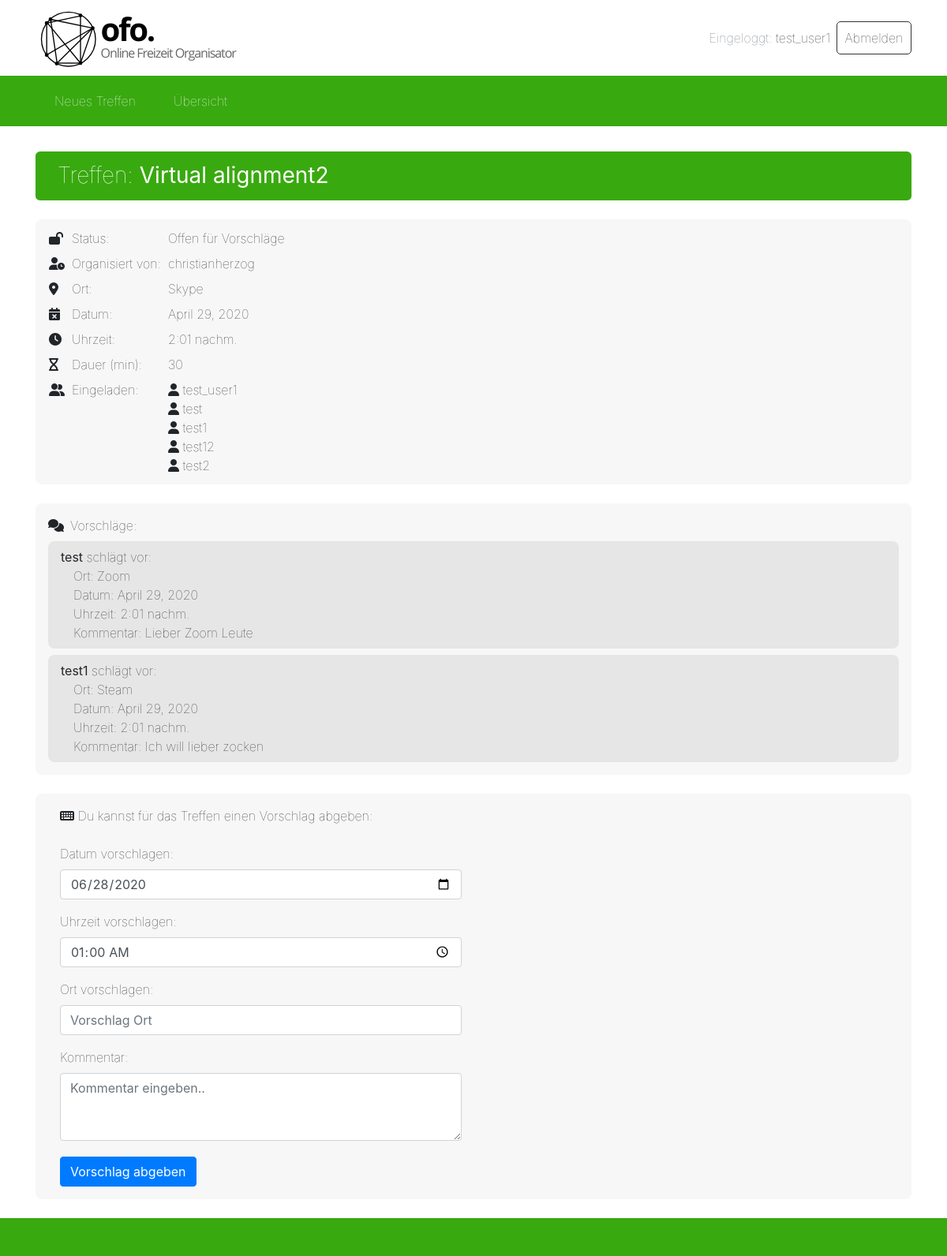
Page /events/22/ (signed in) on the committed database.
### events/models.py (models this page shows, shortened)
class Event(models.Model):
    title = models.CharField(max_length=100)  # title/short description of the event
    organisator = models.ForeignKey(User, on_delete=models.CASCADE, related_name='organisator')  # user that created
    status = models.ForeignKey(Status, on_delete=models.CASCADE)  # status can be OPEN or DECIDED
    date = models.DateField()  # date of the event
    time = models.TimeField()  # time of the event
    duration = models.IntegerField() # duration in minutes
    place = models.CharField(max_length=100)  # place of the event
    guests = models.ManyToManyField(User, related_name='guests')   # many to many field for all the users that are
    comment = models.CharField(max_length=200)  # comment that is given from the organisator when he determines
    def get_event_status_str(self):
        if self.status.status == STATUS_OPEN:
            return 'Offen für Vorschläge'
        else:
            return 'Termin festgelegt'
    def event_is_open(self):
        if self.status.status == STATUS_OPEN:
            return True
        else:
            return False

class Status(models.Model):
    STATUS = (
        (STATUS_OPEN, 'OPEN'),
        (STATUS_DECIDED, 'DECIDED')
    )
    status = models.IntegerField(choices=STATUS)

class Proposal(models.Model):
    event = models.ForeignKey(Event, on_delete=models.CASCADE)  # the key of the event to which this proposal belongs
    date = models.DateField()  # proposed date
    time = models.TimeField()  # proposed time
    place = models.CharField(max_length=100)  # proposed place
    comment = models.CharField(max_length=200)  # custom comment from the user
    author = models.ForeignKey(User, on_delete=models.CASCADE, related_name='author_user')  # the key of the user

### events/views.py (the view)
# urls.py: path('<int:event_id>/', views.detail, name='detail'),
@login_required(login_url='/login')  # login is required for showing the details of an event
def detail(request, event_id):
    try:
        event = Event.objects.get(pk=event_id)
    except Event.DoesNotExist:
        return redirect('overview')
    if event.organisator == request.user:
        is_organisator = True
    else:
        is_organisator = False
    if is_organisator and event.status.status == STATUS_OPEN:
        if request.method == 'POST':
            determine_event_form = DetermineEventForm(request.POST)
            if determine_event_form.is_valid():
                event.status = Status.objects.get(status=STATUS_DECIDED)
                event.date = determine_event_form.cleaned_data['date']
                event.time = determine_event_form.cleaned_data['time']
                event.place = determine_event_form.cleaned_data['place']
                event.comment = determine_event_form.cleaned_data['comment']
                event.save()
                event.refresh_from_db()
                determine_event_form = None
        else:
            determine_event_form = DetermineEventForm()
    else:
        determine_event_form = None
    try:
        Proposal.objects.filter(event=event).get(author=request.user)
        user_did_proposal = True
    except Proposal.DoesNotExist:
        user_did_proposal = False
    if not is_organisator and not user_did_proposal and event.status.status == STATUS_OPEN:
        if request.method == 'POST':
            proposal_form = ProposalForm(request.POST)
            if proposal_form.is_valid():
                new_proposal = Proposal.objects.create(event=event, date=proposal_form.cleaned_data['date'],
                                                       time=proposal_form.cleaned_data['time'],
                                                       place=proposal_form.cleaned_data['place'],
                                                       comment=proposal_form.cleaned_data['comment'],
                                                       author=request.user)
                user_did_proposal = True
        else:
            proposal_form = ProposalForm()
    else:
        proposal_form = None
    status = 'Offen für Vorschläge' if event.status == Status.objects.get(status=STATUS_OPEN) else 'Termin festgelegt'
    proposals = Proposal.objects.filter(event=event)
    guests = event.guests.all()
    context = {'proposal_form': proposal_form, 'determine_event_form': determine_event_form,
               'is_organisator': is_organisator, 'user_did_proposal': user_did_proposal,
               'event': event, 'guests': guests, 'status': status, 'proposals': proposals,
               'is_open_for_proposals': event.status.status == STATUS_OPEN}
    template = loader.get_template('events/events_detail.html')
    return HttpResponse(template.render(context, request))

### events/forms.py
class ProposalForm(forms.Form):
    date = forms.DateField(label='Datum vorschlagen', initial=datetime.now().strftime("%Y-%m-%d"),
                           widget=forms.widgets.DateInput(attrs={'class': 'form-control', 'type': 'date'}))
    time = forms.TimeField(label='Uhrzeit vorschlagen', initial=datetime.now().strftime("%H:%M"),
                           widget=forms.widgets.TimeInput(attrs={'class': 'form-control', 'type': 'time'}))
    place = forms.CharField(label='Ort vorschlagen', max_length=50, widget=forms.TextInput(
        attrs={'class': 'form-control', 'placeholder': 'Vorschlag Ort'}))
    comment = forms.CharField(label='Kommentar', max_length=200, widget=forms.widgets.Textarea(
        attrs={'class': 'form-control', 'placeholder': 'Kommentar eingeben..', 'rows': '3'}))

### events/templates/events/events_detail.html (shortened to what this page needs)
{% extends "base.html" %}
{% block head_css_page %}
  {% load static %}
  <link rel="stylesheet" type="text/css" href="{% static 'events/css/styles.css' %}">
{% endblock head_css_page %}
{% block content %}
  <h3 class="mb-4 table-header">Treffen: <strong>{{ event.title }}</strong></h3>
  <div class="event-infos">
    <table>
      <tr>
        <td class="pt-1 pb-1">
          {% if event.event_is_open %}
            <i class="fas fa-lock-open" title="Offen für Vorschläge"></i>
          {% else %}
            <i class="fas fa-lock" title="Termin festgelegt"></i>
          {% endif %}
        </td>
        <td class="pt-1 pb-1 pl-2">Status:</td>
        <td class="pt-1 pb-1 pl-2">{{ event.get_event_status_str }}</td>
      </tr>
      <tr>
        <td class="pt-1 pb-1">
          <i class="fas fa-user-clock"></i>
        </td>
        <td class="pt-1 pb-1 pl-2">Organisiert von:</td>
        <td class="pt-1 pb-1 pl-2">{{ event.organisator.username }}</td>
      </tr>
      <tr>
        <td class="pt-1 pb-1">
          <i class="fas fa-map-marker-alt"></i>
        </td>
        <td class="pt-1 pb-1 pl-2">Ort:</td>
        <td class="pt-1 pb-1 pl-2">{{ event.place }}</td>
      </tr>
      <tr>
        <td class="pt-1 pb-1">
          <i class="fas fa-calendar-times"></i>
        </td>
        <td class="pt-1 pb-1 pl-2">Datum:</td>
        <td class="pt-1 pb-1 pl-2">{{ event.date }}</td>
      </tr>
      <tr>
        <td class="pt-1 pb-1">
          <i class="fas fa-clock"></i>
        </td>
        <td class="pt-1 pb-1 pl-2">Uhrzeit:</td>
        <td class="pt-1 pb-1 pl-2">{{ event.time }}</td>
      </tr>
      <tr>
        <td class="pt-1 pb-1">
          <i class="fas fa-hourglass"></i>
        </td>
        <td class="pt-1 pb-1 pl-2">Dauer (min):</td>
        <td class="pt-1 pb-1 pl-2">{{ event.duration }}</td>
      </tr>
      <tr>
        <td class="pt-1 pb-1" style="vertical-align: top;">
          <i class="fas fa-user-friends"></i>
        </td>
        <td class="pt-1 pb-1 pl-2" style="vertical-align: top;">Eingeladen:</td>
        <td class="pt-1 pb-1 pl-2">
          {% for guest in guests %}
            <i class="fas fa-user"></i> {{ guest.username }}<br>
          {% endfor %}
        </td>
      </tr>
    </table>
  </div>
  <div class="mt-4 proposals">
    <i class="fas fa-comments"></i><span class="pl-2">Vorschläge:</span>
    <div class="mt-2">
    {% if not proposals %}
      Es gibt noch keine Vorschläge.
    {% else %}
      {% for proposal in proposals %}
        {% include "events/events_detail_proposal_partial.html" %}
      {% endfor %}
    {% endif %}
    </div>
  </div>
  {% if not is_organisator and not user_did_proposal and proposal_form %}
    {% with form=proposal_form %}
      {% include "events/events_detail_give_proposal_partial.html" %}
    {% endwith %}
  {% endif %}
{% endblock content %}

### templates/base.html (shortened to what this page needs)
<!DOCTYPE html>
<html>
<head>
    {% block head_css %}
        {% block head_css_site %}
            <link rel="stylesheet" href="https://stackpath.bootstrapcdn.com/bootstrap/4.4.1/css/bootstrap.min.css">
            {% load static %}
            <link rel="stylesheet" type="text/css" href="{% static 'base.css' %}">
            <link rel="stylesheet" type="text/css" href="{% static 'header.css' %}">
        {% endblock head_css_site %}
        {% block head_css_page %}
        {% endblock head_css_page %}
    {% endblock head_css %}
</head>
<body>
    <div class="container-fluid headerbar">
        <div class="container d-flex align-items-center">
        {% block logo %}
            <div style="flex: 1;">
                <img class="logo" src="{% static 'logo_183_55.svg' %}">
            </div>
        {% endblock logo %}
        {% block header %}
            {% if request.user.is_authenticated %}
                <div class="d-flex login-buttons logout-buttons">
                    <div class="d-flex align-items-center mr-2"><span class="text-secondary">Eingeloggt:&nbsp;</span><span>{{ request.user.username }}</span></div>
                    <a href="/logout" class="logout">Abmelden</a>
                </div>
            {% else %}
               <div class="d-flex login-buttons">
                    <a href="/login">Login</a>
                    <a href="/signup">Registrieren</a>
                </div>
            {% endif %}
        {% endblock header %}
        </div>
    </div>
    <div class="container-fluid menubar">
        <div class="container d-flex flex-row align-items-center">
        {% block menu %}
            <a href="/events/new">
                Neues Treffen
            </a>
            <a href="/events">
                Übersicht
            </a>
        {% endblock menu %}
        </div>
    </div>
    <div class="container">
        {% block content %}
        {% endblock content %}
    </div>
    <div class="container-fluid footer">
    </div>
</body>
</html>

### events/templates/events/events_detail_proposal_partial.html
<div class="proposal mt-2">
  <div>
    <strong>{{ proposal.author.username }}</strong> schlägt vor:
  </div>
  <div class="proposal-details">
    <div>Ort: {{ proposal.place }}</div>
    <div>Datum: {{ proposal.date }}</div>
    <div>Uhrzeit: {{ proposal.time }}</div>
    <div>Kommentar: {{ proposal.comment }}</div>
  </div>
</div>

### static/base.css (style rules this page uses)
body { min-height: 100vh; padding-bottom: 3em; position: relative; }
.footer { position: absolute; bottom: 0; background-color: #39a910; height: 3em; }

### static/header.css (style rules this page uses)
.headerbar { background-color: white; font-weight: lighter; }
.headerbar > .container { height: 6em; }
.logo { height: 5em; width: auto; }
.menubar { font-weight: lighter; background-color: #39a910; }
.menubar > .container { height: 4em; margin-bottom: 2em; }
.login-buttons a { text-decoration: none; color: inherit; border: 1px solid rgba(0, 0, 0, 0.8); border-radius: 5px; padding: 0.5em 0.6em; transition: 0.3s ease; }
.menubar a { padding: 0 1.5em; color: white; text-decoration: none; line-height: 4em; height: 100%; transition: 0.3s ease; font-weight: lighter; }

### events/static/events/css/styles.css (style rules this page uses)
.event-infos { background-color: rgb(247, 247, 247); border-radius: 0.5em; margin-bottom: 0.5em; padding: 0.5em 1em; font-weight: lighter; }
.event-infos tr { margin-bottom: 4em; }
h3.table-header { background-color: #39a910; color: white; font-weight: lighter; padding: 0.5em 1em; border-radius: 0.2em; }
.proposals { background-color: rgb(247, 247, 247); border-radius: 0.5em; margin-bottom: 0.5em; padding: 1em 1em; font-weight: lighter; }
.proposal { background-color: rgb(230, 230, 230); padding: 0.5em 1em; border-radius: 0.5em; }
.proposal-details { padding-left: 1em; }

### rows in the picture
Event: title "Virtual alignment2", get_event_status_str "Offen für Vorschläge", organisator.username "christianherzog", place "Skype", date "April 29, 2020", time "2:01 nachm.", duration "30"
Proposal: author.username "test", place "Zoom", date "April 29, 2020", time "2:01 nachm.", comment "Lieber Zoom Leute"
Proposal: author.username "test1", place "Steam", date "April 29, 2020", time "2:01 nachm.", comment "Ich will lieber zocken"

### other values in the picture
{{ request.user.username }} "test_user1"
{{ guest.username }} "test_user1"
{{ guest.username }} "test"
{{ guest.username }} "test1"
{{ guest.username }} "test12"
{{ guest.username }} "test2"
